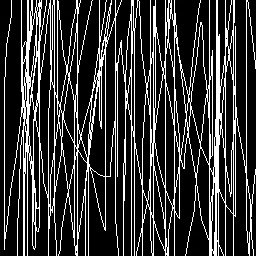
%> input picture black_white.jpg, 256 x 256 px
$ octave demo_fourier.m   (GNU Octave 9; MATLAB toolbox functions it lacks are replaced by stand-ins)
%> lines starting %> are read from the running program, lines starting %| are printed output that depends on the picture
clc;clear;
% demo_fourier transform
% construct a 11x11 averaging template
% x方向的运动模糊
f2 = [zeros(5,11); 1/11*ones(1,11); zeros(5,11)];
% [12 lines of commented-out code are left out]
f1 =zeros(11,11);
f1(6,6) = 5;
%  do the 2d Fourier transform
% F1 = fft2(f1);

%%
% 1-1）尝试分析F1，F2，F1-F2的频谱信息
% 1-2）是否和我们先前讲解的例子对应上，你找自己拍摄的一幅照片，缩小成256x256，利用f1,f2,f1-f2进行卷积，观察得到的图像特性？
% 1-3）如果频谱信息和我们所说的对应不上，为什么？
cat = imread('black_white.jpg');
%> cat is the input picture: size 256x256x3 uint8; min 0, max 255, mean 55.2
cat=rgb2gray(cat);
%> cat: size 256x256 uint8
% [13 lines of commented-out code are left out]

%%
% 2-1）尝试利用离散余弦变换分析f1，f2，f1-f2的频谱信息
% 2-2）如果频谱信息和我们所说的对应不上，为什么？
F1_DCT = dct2(cat);
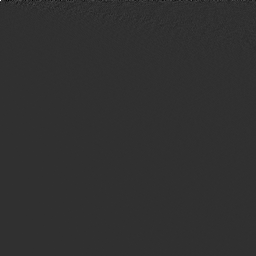
%> F1_DCT: size 256x256 double; min -3323.4, max 14136.9, mean 0; drawn with min black and max white
figure(6),subplot(2,2,1),imshow(log(abs(F1_DCT)),[]),title('f1二维DCT变换');
%> after `imshow(log(abs(F1_DCT)),[])`:
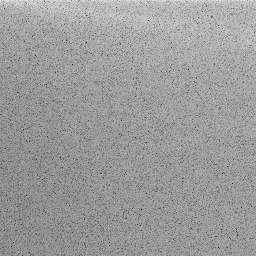
%> displayed picture: size 256x256, on the screen's scale of 0 to 255; min 0, max 255, mean 155.8
F2_DCT = dct2(f2);
figure(6),subplot(2,2,2),imshow(F2_DCT,[]),title('f2二维DCT变换');
F1_F2_DCT = dct2(f1 - f2);
figure(6),subplot(2,2,3),imshow(F1_F2_DCT,[]),title('f1 - f2二维DCT变换');
%> after `title('f1 - f2二维DCT变换')`:
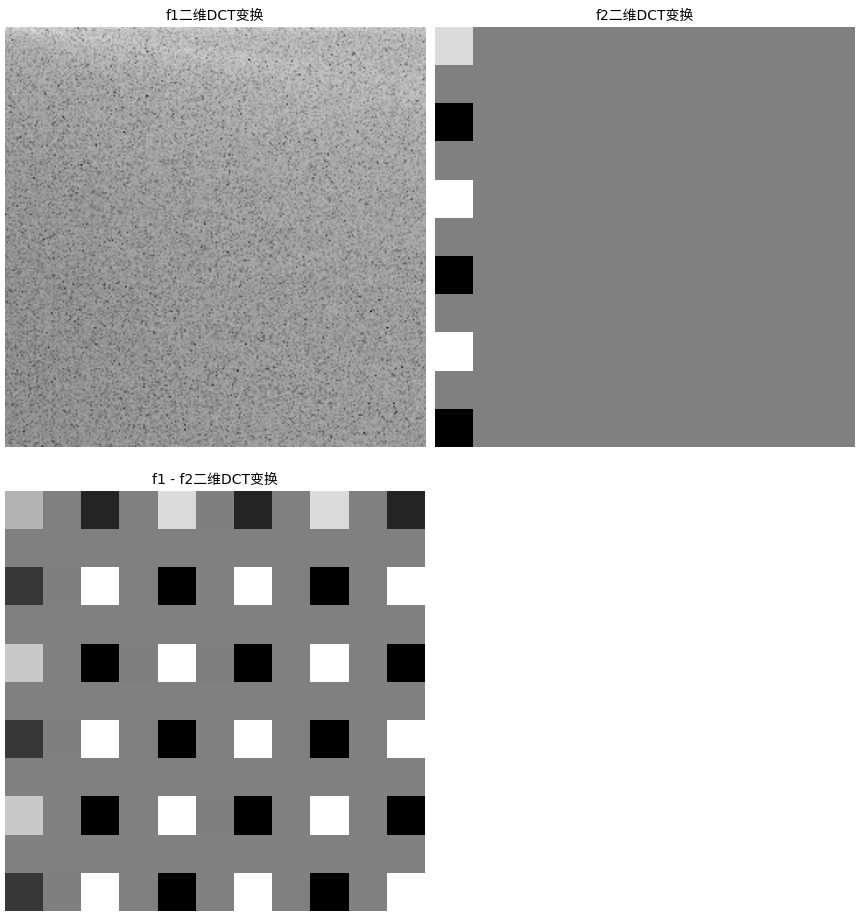
%> figure redrawn from the program's plot data, 3 panels
